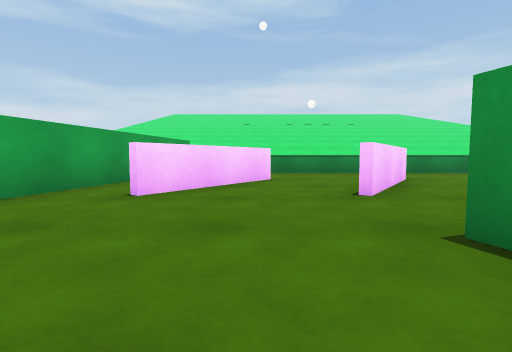
[1] (above)

12 first-person views from a walk through a Unity game level. The camera is 0.51 m above the floor, tilts 4° down and sees 85° across. The floor is counted in squares, 1 m on a side. Each view is taken from the middle of a square. On the plan, view 1 faces up. The plan holds only what a view shows up to about 9 squares ahead; the rest is blank. The place goes on beyond the plan. The player is left out. Surface patterns are stand-ins for the level's own textures.

[2]
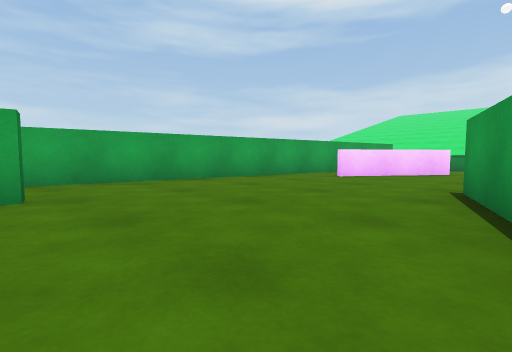

[3]
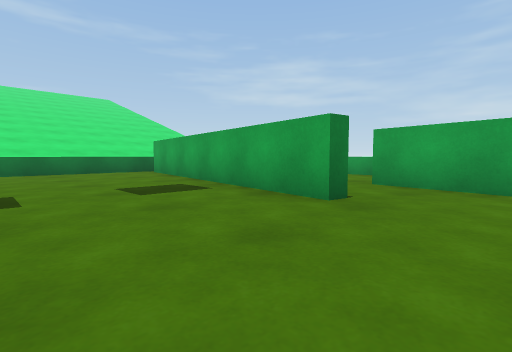

[4]
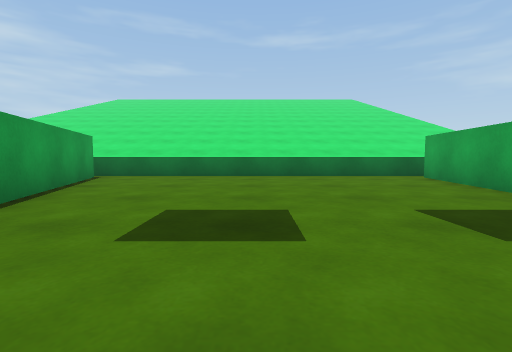

[5]
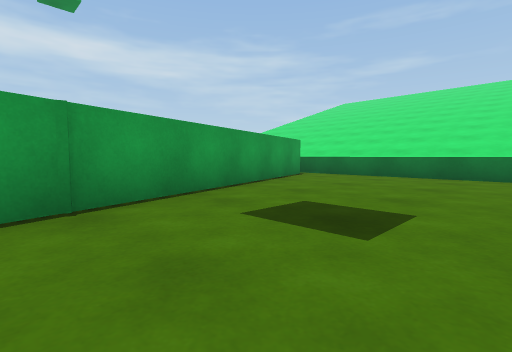

[6]
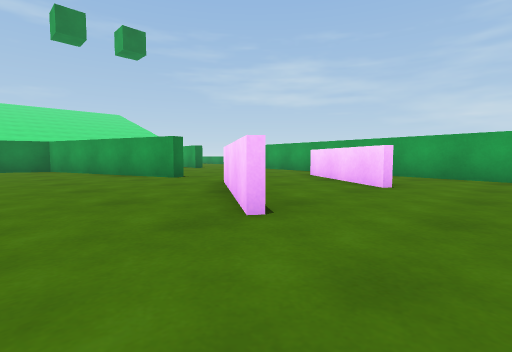

[7]
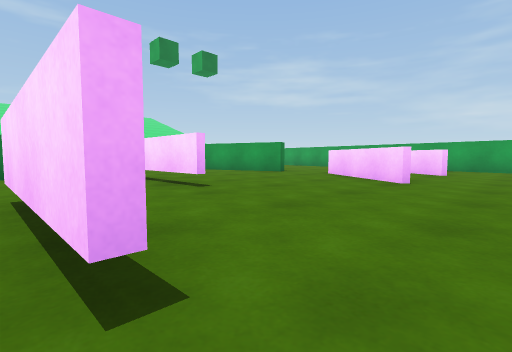

[8]
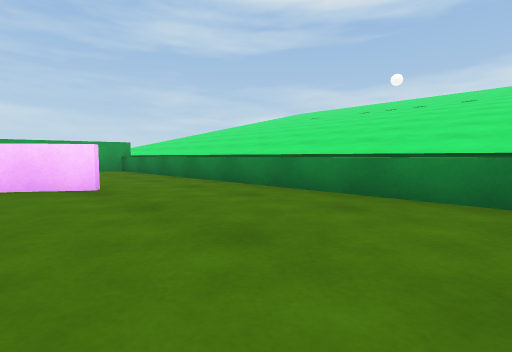

[9]
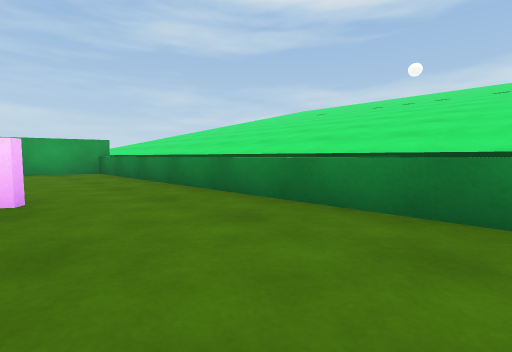

[10]
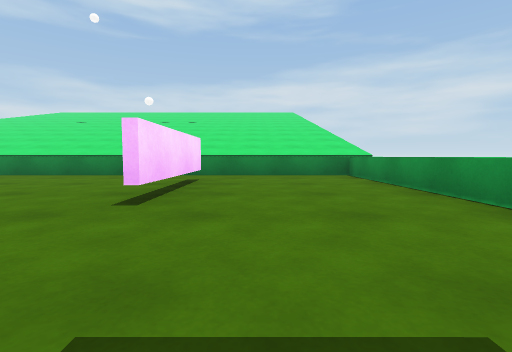

[11]
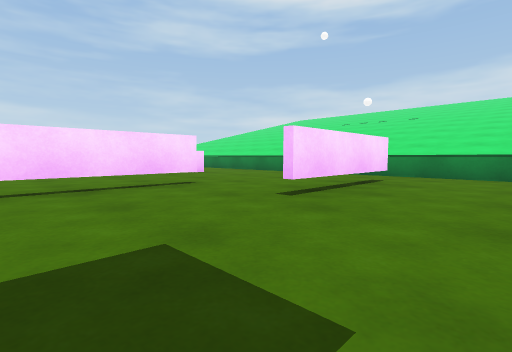

[12]
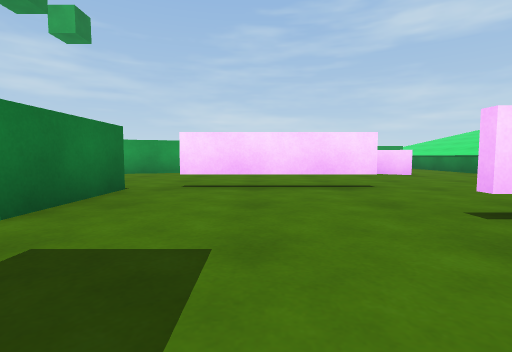

### Floor plan
Key: @ floor where view 1 was taken; # wall or solid block; x gap in a wall; . floor; ^ raised ledge; T thing the floor can be seen under or through; B green block.
Columns run from 7 left of view 1 to 13 right of it. Each row starts with its distance up from view 1.
 10      ^^^^^^^^^^^^^^^^
  9      ^^^^^^^^^^^^^^^^
  8      #..............^
  7     ##..........#...^
  6     #..#..#.....#...^
  5     #.##.##.....#...^
  4     #.#..#......#...^
  3     #........T......
  2     #........T.....
  1    ##....#...T.....
  0    #...@.#....BBB
 -1    #.....##..
 -2    #......#.
 -3   .#.#....#.
 -4 ^... #....##
 -5 ^    #.....#
 -6     ##.....#
 -7     #......##
 -8     #.......#
 -9     #.......#
-10     x.......x
-11      ^^^^^^^
-12    ^^^^^^^^^^^
-13        ^^^^

Positions as (right, up) in squares from view 1, and headings:
1: (0, 0), facing up
2: (2, -3), facing up-left
3: (1, -1), facing down-left
4: (1, -3), facing down
5: (0, -3), facing down-right
6: (5, 8), facing down-left
7: (9, 8), facing down-left
8: (8, 5), facing up-left
9: (7, 6), facing up-left
10: (10, 1), facing up
11: (11, 1), facing up-left
12: (11, 2), facing left
